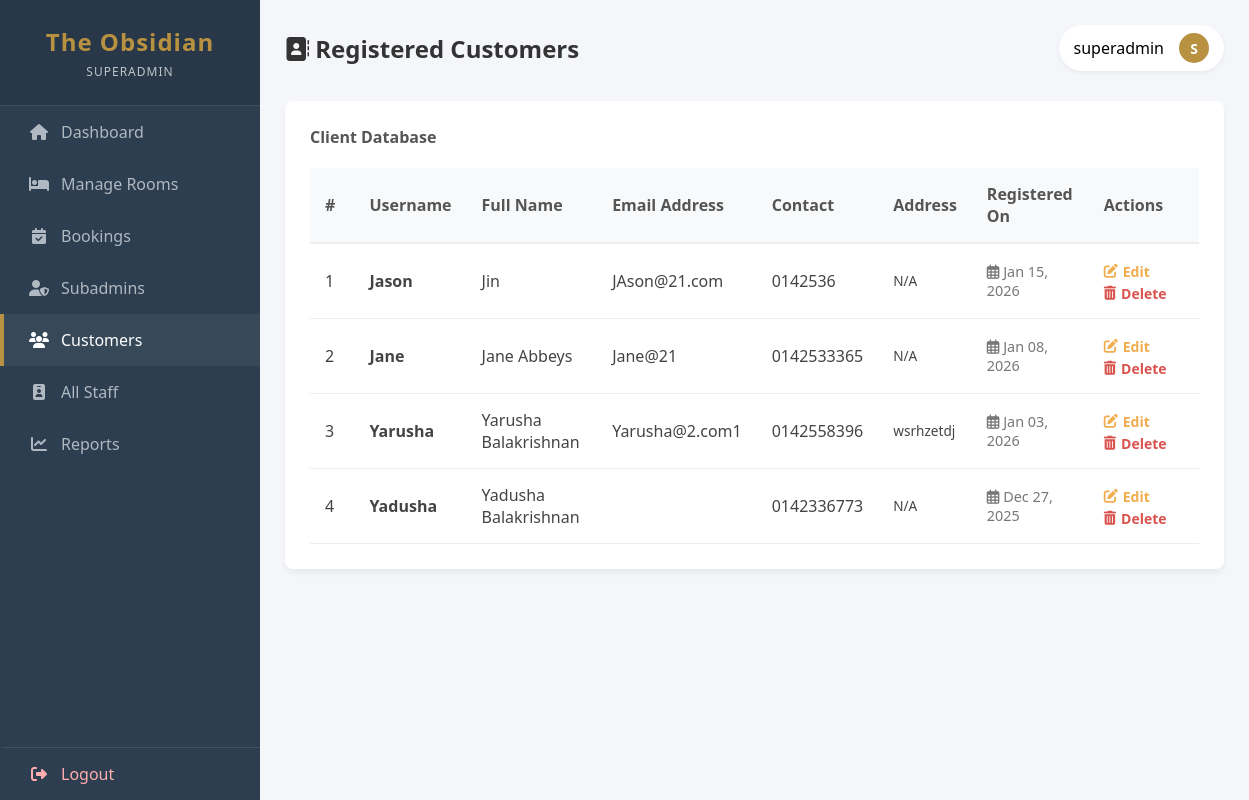
Page /customers.php (signed in) on the committed database.
### tables this page shows
CREATE TABLE `customer` (
  `id` int(11) NOT NULL,
  `username` varchar(50) NOT NULL,
  `cust_name` varchar(100) NOT NULL,
  `cust_email` varchar(255) NOT NULL,
  `contact_number` varchar(20) DEFAULT NULL,
  `password_hash` varchar(255) NOT NULL,
  `created_at` timestamp NOT NULL DEFAULT current_timestamp(),
  `address` text DEFAULT NULL,
  `status` varchar(20) NOT NULL DEFAULT 'active'
);

### customers.php (the view, shortened to what this page needs)
<?php
require_once "db.php";
$adminName = $_SESSION["admin_name"];
$adminRole = $_SESSION["admin_role"];
$sql = "SELECT id, username, cust_name, cust_email, contact_number, address, created_at
        FROM customer
        ORDER BY created_at DESC";
$result = $conn->query($sql);
?>
<!DOCTYPE html>
<html lang="en">
<head>
    <link rel="stylesheet" href="https://cdnjs.cloudflare.com/ajax/libs/font-awesome/6.4.0/css/all.min.css">
</head>
<body>
<div class="sidebar">
    <div class="brand">
        <h2>The Obsidian</h2>
        <p class="role"><?php echo ucfirst($adminRole); ?></p>
    </div>
    <a href="dashboard.php"><i class="fas fa-home"></i> Dashboard</a>
    <a href="manage_rooms.php"><i class="fas fa-bed"></i> Manage Rooms</a>
    <a href="bookings.php"><i class="fas fa-calendar-check"></i> Bookings</a>
    <a href="manage_subadmins.php"><i class="fas fa-user-shield"></i> Subadmins</a>
    <a href="customers.php" class="active"><i class="fas fa-users"></i> Customers</a>
    <a href="manage_staff.php"><i class="fas fa-id-badge"></i> All Staff</a>
    <a href="reports.php"><i class="fas fa-chart-line"></i> Reports</a>
    <a href="logout.php" class="logout"><i class="fas fa-sign-out-alt"></i> Logout</a>
</div>
<div class="main-content">
    <div class="topbar">
        <h3><i class="fas fa-address-book"></i> Registered Customers</h3>
        <div class="user-profile">
            <span><?php echo htmlspecialchars($adminName); ?></span>
            <div style="width:30px;height:30px;border-radius:50%;background:var(--accent);color:white;display:flex;align-items:center;justify-content:center;font-weight:bold;font-size:14px;">
                <?php echo strtoupper(substr($adminName, 0, 1)); ?>
            </div>
        </div>
    </div>
    <div class="table-box">
        <h4 style="margin: 0 0 20px 0; color: #555;">Client Database</h4>
        <table class="custom-table">
            <thead>
                <tr>
                    <th width="5%">#</th>
                    <th>Username</th>
                    <th>Full Name</th>
                    <th>Email Address</th>
                    <th>Contact</th>
                    <th>Address</th> <th>Registered On</th>
                    <th>Actions</th>
                </tr>
            </thead>
            <tbody>
            <?php
            $i = 1;
            if ($result && $result->num_rows > 0) {
                while ($row = $result->fetch_assoc()) {
                ?>
                <tr>
                    <td><?php echo $i++; ?></td>
                    <td><strong><?php echo htmlspecialchars($row['username']); ?></strong></td>
                    <td><?php echo htmlspecialchars($row['cust_name']); ?></td>
                    <td><?php echo htmlspecialchars($row['cust_email']); ?></td>
                    <td><?php echo htmlspecialchars($row['contact_number']); ?></td>
                    <td class="address-cell"><?php echo htmlspecialchars($row['address'] ?? 'N/A'); ?></td> <td style="color: #777; font-size: 0.9em;">
                        <i class="far fa-calendar-alt"></i> <?php echo date('M d, Y', strtotime($row['created_at'])); ?>
                    </td>
                    <td>
                        <a href="edit_customer.php?id=<?php echo $row['id']; ?>" class="action-link edit-link" title="Edit Customer">
                            <i class="fas fa-edit"></i> Edit
                        </a>
                        <a href="delete_customer.php?id=<?php echo $row['id']; ?>"
                           class="action-link delete-link"
                           title="Delete Customer"
                           onclick="return confirm('WARNING: Are you sure you want to delete customer: <?php echo htmlspecialchars($row['username']); ?>?');">
                            <i class="fas fa-trash-alt"></i> Delete
                        </a>
                    </td>
                </tr>
                <?php
                }
            } else {
                echo "<tr><td colspan='8' style='text-align:center; padding:40px; color:#999;'><i class='fas fa-users-slash' style='font-size:40px; margin-bottom:10px; display:block;'></i>No registered customers found.</td></tr>";
            }
            ?>
            </tbody>
        </table>
    </div>
</div>
</body>
</html>

### customers.php (style rules this page uses)
:root { --primary: #2c3e50; --accent: #b89241; --bg-light: #f4f6f9; --text-dark: #333; --white: #ffffff; --success: #28a745; --warning: #ffc107; --danger: #dc3545; }
body { margin: 0; font-family: 'Segoe UI', Tahoma, Geneva, Verdana, sans-serif; background-color: var(--bg-light); display: flex; }
.sidebar { width: 260px; background: var(--primary); color: white; min-height: 100vh; display: flex; flex-direction: column; position: fixed; }
.brand { padding: 25px; background: rgba(0,0,0,0.1); text-align: center; border-bottom: 1px solid rgba(255,255,255,0.1); }
.brand h2 { margin: 0; font-size: 24px; color: var(--accent); letter-spacing: 1px; }
.brand .role { margin: 5px 0 0; font-size: 12px; opacity: 0.7; text-transform: uppercase; letter-spacing: 1px; }
.sidebar a { padding: 15px 25px; text-decoration: none; color: #b0b8c1; display: flex; align-items: center; transition: 0.3s; border-left: 4px solid transparent; }
.sidebar a i { margin-right: 12px; width: 20px; text-align: center; }
.sidebar a:hover, .sidebar a.active { background: rgba(255,255,255,0.05); color: white; border-left-color: var(--accent); }
.sidebar .logout { margin-top: auto; border-top: 1px solid rgba(255,255,255,0.1); color: #ffadad; }
.main-content { margin-left: 260px; flex: 1; padding: 25px; }
.topbar { display: flex; justify-content: space-between; align-items: center; margin-bottom: 30px; }
.topbar h3 { margin: 0; font-size: 24px; color: var(--text-dark); }
.user-profile { display: flex; align-items: center; gap: 15px; background: white; padding: 8px 15px; border-radius: 30px; box-shadow: 0 2px 5px rgba(0,0,0,0.05); }
.table-box { background: white; padding: 25px; border-radius: 8px; box-shadow: 0 4px 6px rgba(0,0,0,0.05); overflow-x: auto; }
.custom-table { width: 100%; border-collapse: collapse; margin-top: 20px; }
.custom-table th { background-color: #f8f9fa; color: #555; font-weight: 600; padding: 15px; text-align: left; border-bottom: 2px solid #eee; }
.custom-table td { padding: 15px; border-bottom: 1px solid #eee; vertical-align: middle; color: #444; }
.address-cell { max-width: 200px; font-size: 0.85rem; line-height: 1.4; }
.action-link { text-decoration: none; margin-right: 15px; font-size: 14px; font-weight: 600; transition: 0.2s; display: inline-flex; align-items: center; gap: 5px; }
.edit-link { color: #f0ad4e; }
.delete-link { color: #d9534f; }

### rows in the picture
customer: username "Jason", cust_name "Jin", cust_email "JAson@21.com", contact_number "0142536", address "N/A", created_at "Jan 15, 2026"
customer: username "Jane", cust_name "Jane Abbeys", cust_email "Jane@21", contact_number "0142533365", address "N/A", created_at "Jan 08, 2026"
customer: username "Yarusha", cust_name "Yarusha Balakrishnan", cust_email "Yarusha@2.com1", contact_number "0142558396", address "wsrhzetdj", created_at "Jan 03, 2026"
customer: username "Yadusha", cust_name "Yadusha Balakrishnan", contact_number "0142336773", address "N/A", created_at "Dec 27, 2025"

### other values in the picture
$adminRole "SUPERADMIN"
$adminName "superadmin"
substr($adminName, 0, 1) "S"
